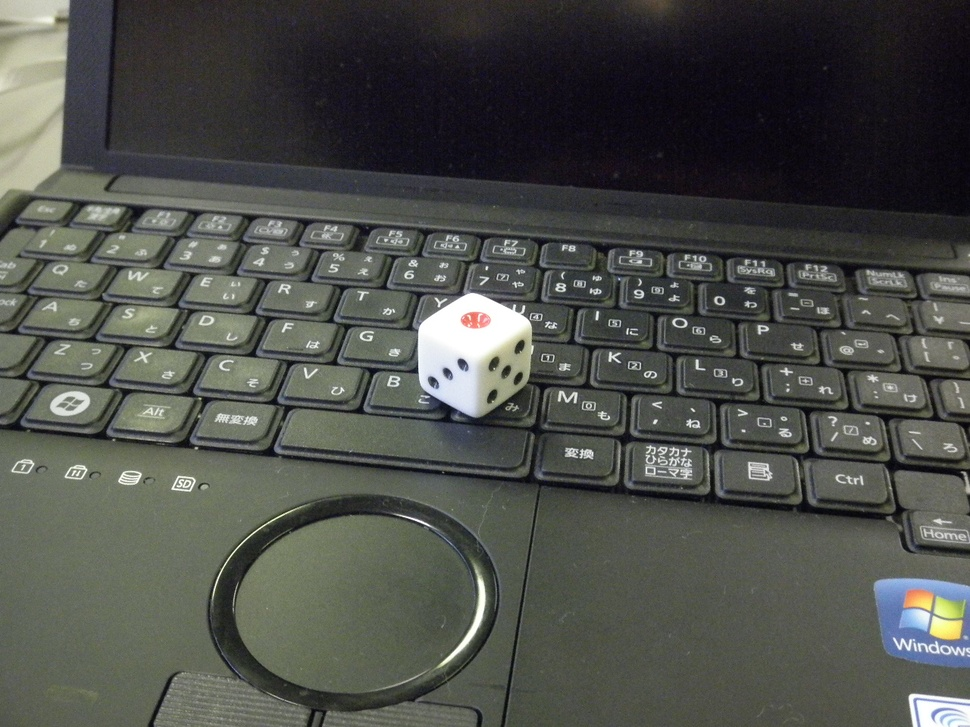
//> input picture arukuka/dice/07.31/P_one(3).JPG, 970 x 727 px, shrunk from 1280 x 960 before the run
$ ./dice_20120813   (built with g++ and OpenCV 4)
//> lines starting //> are read from the running program, lines starting //| are printed output that depends on the picture
// サイコロ検出アルゴリズム試作
// copyright(c) 2012 Shota Miyoshi

//都合により環境がVisualStudio2008+OpenCV2.1となっております.

#include "stdafx.h"
#include <iostream>
#include <set>
#include <stack>
#include <vector>
#include "opencv\cv.h"
#include "opencv\highgui.h"

#ifdef _DEBUG
    #pragma comment(lib,"C:\\OpenCV2.1\\lib\\cv210d.lib")
    #pragma comment(lib,"C:\\OpenCV2.1\\lib\\cxcore210d.lib")
    #pragma comment(lib,"C:\\OpenCV2.1\\lib\\cvaux210d.lib")
    #pragma comment(lib,"C:\\OpenCV2.1\\lib\\highgui210d.lib")
#else
    #pragma comment(lib,"C:\\OpenCV2.1\\lib\\cv210.lib")
    #pragma comment(lib,"C:\\OpenCV2.1\\lib\\cxcore210.lib")
    #pragma comment(lib,"C:\\OpenCV2.1\\lib\\cvaux210.lib")
    #pragma comment(lib,"C:\\OpenCV2.1\\lib\\highgui210.lib")
#endif

typedef struct Dice
{
	int h;
	int w;
	int value;
	double aspect;
}Dice;


const char* WinConv="Converted Image";
const char* WinDet="Detected Eyes";
const char* WinDice="Detected Dice";

//函数プロトタイプ
void ioConv(const cv::Mat& src,cv::Mat& dst);
void convert(const cv::Mat& src,cv::Mat& dst,int thblack,int thwhite);
void ioGeteye(const cv::Mat& src,cv::Mat& dst,std::map<int,cv::Size>& blackeye,std::map<int,cv::Size>& redeye);
void label(const cv::Mat& from,cv::Mat& to,int xs,int ys,int R,int G,int B);
void geteye(const cv::Mat& src,cv::Mat& dst,std::map<int,cv::Size>& blackeye,std::map<int,cv::Size>& redeye,int blackmin,int blackmax,int redmin,int redmax);
std::pair<int,cv::Size> getsize(const cv::Mat& image,int xs,int ys,int& area,int& perimeter,std::set<int>& visited);
void ioGetdice(std::map<int,Dice> dice,std::map<int,cv::Size>& eyes);
void getdice(std::map<int,Dice>& dice,std::map<int,cv::Size>& eyes,int dist,double r_h,double r_aspect);
void redeye2dice(std::map<int,Dice>& dice,std::map<int,cv::Size>& redeye);
void countdice(std::map<int,Dice>& dice);


int height,width;


int _tmain(int argc, _TCHAR* argv[])
{
	cv::Mat input,converted,detected;
	std::map<int,cv::Size> blackeye,redeye;
	std::map<int,Dice> dice;

	char filename[100]="E:\\dice\\P_One(3).jpg";
	//std::cin.getline(filename,100);

	input=cv::imread(filename);
//> input is the input picture: 727 rows x 970 cols, CV_8UC3; mean B, G, R 74.2, 79.1, 76.9
	height=input.rows;
	width=input.cols;

	//入力画像表示
	cv::namedWindow("input_img", CV_WINDOW_NORMAL);
	cv::imshow("input_img",input);

	//入力画像4値化
	cv::namedWindow(WinConv, CV_WINDOW_NORMAL);
	ioConv(input,converted);

	//目を検出
	cv::namedWindow(WinDet,CV_WINDOW_NORMAL);
	ioGeteye(converted,detected,blackeye,redeye);

	//目からサイコロ検出
	cv::namedWindow(WinDice,CV_WINDOW_NORMAL);
	ioGetdice(dice,blackeye);
	redeye2dice(dice,redeye);
	countdice(dice);
	cv::waitKey();

	return 0;
}


void ioConv(const cv::Mat& src,cv::Mat& dst)
//4値化時のI/O処理+その他
{
	char flag;
	int thb=128,thw=192;
	//先ずは既定の閾値で変換
	//赤の閾値は今の所省略
	std::cout<<"Threshold of Black: "<<thb<<std::endl;
	std::cout<<"Threshold of White: "<<thw<<std::endl;
	convert(src,dst,thb,thw);
	std::cout<<"\nConvert again? Yes->y,No->n  *Please Activate \"Converted Image\""<<std::endl;
	flag=cv::waitKey();
	std::cout<<flag<<std::endl;

	//閾値をユーザが設定(CUIによる)
	while(flag=='y')
	{
		std::cout<<"Threshold of Black,0-255 : ";
		std::cin>>thb;
		std::cout<<"Threshold of White,0-255 : ";
		std::cin>>thw;
		convert(src,dst,thb,thw);
		std::cout<<"\nConvert Again? Yes->y,No->n  *Please Activate \"Converted Image\""<<std::endl;
		flag=cv::waitKey(0);
		std::cout<<flag<<std::endl;
	}
}

void convert(const cv::Mat& src,cv::Mat& dst,int thblack,int thwhite)
//画像を赤,黒,白,その他(灰)の4値化
{
//> called with thblack = 128, thwhite = 192
	cv::Mat temp_img= cv::Mat(cv::Size(width,height),CV_8UC3);
	cv::Mat hsv_img,blur_img;

	cv::bilateralFilter(src,blur_img,20,100,50);

	//RGB->HSVへ変換 H=hue(色相),S=saturation(彩度),V=value(明度)と言う意味
	cv::cvtColor(blur_img,hsv_img, CV_BGR2HSV);
//> hsv_img: 727 rows x 970 cols, CV_8UC3; mean H, S, V 67.6, 36.2, 81.4
	temp_img = cv::Scalar(0,0,0);
	for(int y=0; y<src.rows;y++)
	{
		for(int x=0; x<src.cols; x++)
		{
			int a = hsv_img.step*y+(x*3);
			//赤検出
			if((hsv_img.data[a] >=170 || hsv_img.data[a] <=10) &&hsv_img.data[a+1] >=50)
			{
				temp_img.data[a] = 0;
				temp_img.data[a+1] = 0;
				temp_img.data[a+2] = 255;
			}
			//黒(RGB値が閾値より小)
			else if(src.data[a]<thblack&&src.data[a+1]<thblack&&src.data[a+2]<thblack)
			{
				temp_img.data[a] = 0;
				temp_img.data[a+1] = 0;
				temp_img.data[a+2] = 0;
			}
			//白(RGB値が閾値より大)
			else if(src.data[a]>thwhite&&src.data[a+1]>thwhite&&src.data[a+2]>thwhite)
			{
				temp_img.data[a] = 255;
				temp_img.data[a+1] = 255;
				temp_img.data[a+2] = 255;
			}
			//どれでもない場合は灰
			else
			{
				temp_img.data[a] = 128;
				temp_img.data[a+1] = 128;
				temp_img.data[a+2] = 128;
			}
		}
	}
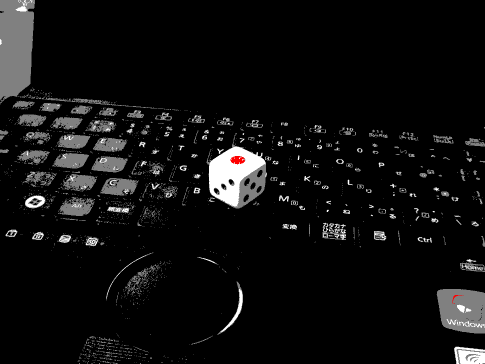
//> temp_img: 727 rows x 970 cols, CV_8UC3 (shown at 1/2 size); mean B, G, R 15.4, 15.4, 15.5
//> the space key is pressed
	dst=temp_img;

	cv::imshow(WinConv,dst);//4値画像表示
}

void ioGeteye(const cv::Mat& src,cv::Mat& dst,std::map<int,cv::Size>& blackeye,std::map<int,cv::Size>& redeye)
//目を検知する際のI/O処理
{
	//4値画像(converted)から目を探索
	//始めは既定値探索
	char flag;
	int bmin=1,bmax=20,rmin=1,rmax=100;
	std::cout<<"\n\nMinimum size of Black Eye: "<<bmin<<std::endl;
	std::cout<<"Maximum size of Black Eye: "<<bmax<<std::endl;
	std::cout<<"Minimum size of Red Eye:   "<<rmin<<std::endl;
	std::cout<<"Maximum size of Red Eye:   "<<rmax<<std::endl;
	geteye(src,dst,blackeye,redeye,bmin,bmax,rmin,rmax);
	std::cout<<"\ndetect Again? Yes->y,No->n *Please Activate \"Detected Eyes\""<<std::endl;
	flag=cv::waitKey();
	std::cout<<flag<<std::endl;

	//条件をユーザが設定
	//設定可能は赤目,黒目の大きさ下限,上限
	while(flag=='y')
	{
		std::cout<<"Minimum size of Black Eye: ";
		std::cin>>bmin;
		std::cout<<"Maximum size of Black Eye: ";
		std::cin>>bmax;
		std::cout<<"Minimum size of Red Eye:   ";
		std::cin>>rmin;
		std::cout<<"Maximum size of Red Eye:   ";
		std::cin>>rmax;
		geteye(src,dst,blackeye,redeye,bmin,bmax,rmin,rmax);
		std::cout<<"\ndetect Again? Yes->y,No->n  *Please Activate \"Detected Eyes\""<<std::endl;
		flag=cv::waitKey(0);
		std::cout<<flag<<std::endl;
	}
}

void geteye(const cv::Mat& src,cv::Mat& dst,std::map<int,cv::Size>& blackeye,std::map<int,cv::Size>& redeye,int blackmin,int blackmax,int redmin,int redmax)
//4値画像から目を検出
{
//> called with blackmin = 1, blackmax = 20, redmin = 1, redmax = 100
	cv::Mat detection=cv::Mat::zeros(height,width,CV_8UC3);
	std::pair<int,cv::Size> eye;
	std::set<int> visited;
	int area,perimeter;
	blackeye.clear();
	redeye.clear();

	for(int y=0;y<height;y++)
	{
		for(int x=0;x<width;x++)
		{
			if(visited.find(x+y*width)==visited.end())
			{
				//画素が赤色->赤目
				if(src.data[src.step*y+x*3]==0&&src.data[src.step*y+x*3+1]==0&&src.data[src.step*y+x*3+2]==255)
				{
					eye=getsize(src,x,y,area,perimeter,visited);
					if((eye.second.height>=redmin && eye.second.width>=redmin) && (eye.second.height<=redmax && eye.second.width<=redmax))
					{
						redeye.insert(eye);
						label(src,detection,x,y,255,eye.second.height>eye.second.width?255:0,0);
					}
				}
				//画素が黒色->黒目
				else if(src.data[src.step*y+x*3]==0&&src.data[src.step*y+x*3+1]==0&&src.data[src.step*y+x*3+2]==0)
				{
					eye=getsize(src,x,y,area,perimeter,visited);
					if((eye.second.height>=blackmin && eye.second.width>=blackmin) && (eye.second.height<=blackmax && eye.second.width<=blackmax))
					{
						blackeye.insert(eye);
						label(src,detection,x,y,0,255,eye.second.height>eye.second.width?255:0);
					}
				}
			}
		}
	}
//> this loop made 727 passes
//> (area, perimeter) on passes 1 to 3: (630008, 32762), (630008, 32762), (630008, 32762)
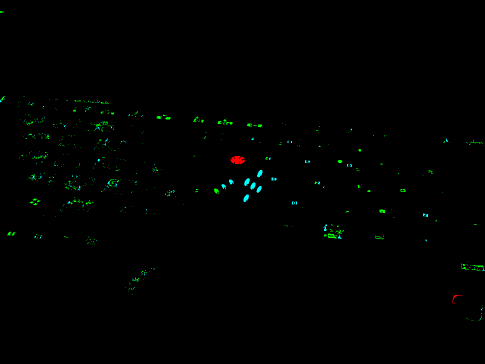
//> detection: 727 rows x 970 cols, CV_8UC3 (shown at 1/2 size); mean B, G, R 0.5, 1.4, 0.1
//> after the loop, area = 1; perimeter = 4; visited = 634369 items; redeye = 6 items; blackeye = 762 items
//> in ioGeteye, `geteye(src,dst,blackeye,redeye,bmin,bmax,rmin,rmax);`: redeye = 6 items
//> the space key is pressed
//> in main, `ioGeteye(converted,detected,blackeye,redeye);`: blackeye = 762 items; redeye = 6 items

	cv::imshow(WinDet,detection);
	dst=detection;
}

std::pair<int,cv::Size> getsize(const cv::Mat& image,int xs,int ys,int& area,int& perimeter,std::set<int>& visited)//xs,ysを含む領域サイズ取得
{
	std::stack<int> stk;

	int s=0,l=0;
	int xmin=xs,xmax=xs,ymin=ys,ymax=ys;
	int scolor[3];
	std::pair<int,cv::Size> eye;

	for(int i=0;i<3;i++){scolor[i]=image.data[image.step*ys+xs*3+i];}

	stk.push(xs+ys*width);

	//再帰じゃないけどdfs(depth first search)です
	while(!stk.empty())
	{
		bool flag=false;
		int x=stk.top()%width;
		int y=stk.top()/width;
		stk.pop();
		if(visited.find(x+y*width)!=visited.end())continue;
		for(int i=0;i<3;i++){if(image.data[image.step*y+x*3+i]!=scolor[i])flag=true;}
		if(flag){l++;continue;}

		visited.insert(x+y*width);
		xmin=xmin>x?x:xmin;
		xmax=xmax<x?x:xmax;
		ymin=ymin>y?y:ymin;
		ymax=ymax<y?y:ymax;

		if(x>0){stk.push(x-1+y*width);}
		else{l++;}
		if(x<width-1){stk.push(x+1+y*width);}
		else{l++;}
		if(y>0){stk.push(x+(y-1)*width);}
		else{l++;}
		if(y<height-1){stk.push(x+(y+1)*width);}
		else{l++;}
		s++;
	}
	eye.first=xmin+(xmax-xmin)/2+(ymin+(ymax-ymin)/2)*width;
	eye.second.height=ymax-ymin+1;
	eye.second.width=xmax-xmin+1;

	area=s;
	perimeter=l;
	return eye;
}

void label(const cv::Mat& from,cv::Mat& to,int xs,int ys,int R,int G,int B)
//xs,ysと同じ色の領域をR,G,Bで指定される色で塗りつぶす
{
	std::stack<int> stk;
	std::set<int> visited;
	int scolor[3];

	for(int i=0;i<3;i++){scolor[i]=from.data[from.step*ys+xs*3+i];}

	stk.push(xs+ys*width);
	while(!stk.empty())
	{
		bool flag=false;
		int x=stk.top()%width;
		int y=stk.top()/width;
		stk.pop();
		if(visited.find(x+y*width)!=visited.end())continue;

		for(int i=0;i<3;i++){if(from.data[from.step*y+x*3+i]!=scolor[i])flag=true;}
		if(flag)continue;

		to.data[to.step*y+x*3]=B;
		to.data[to.step*y+x*3+1]=G;
		to.data[to.step*y+x*3+2]=R;

		visited.insert(x+y*width);
		if(x>0)stk.push(x-1+y*width);
		if(x<width-1)stk.push(x+1+y*width);
		if(y>0)stk.push(x+(y-1)*width);
		if(y<height-1)stk.push(x+(y+1)*width);
	}
}

void ioGetdice(std::map<int,Dice> dice,std::map<int,cv::Size>& eyes)
{
	char flag;
	int dist=5;
	double r_h=.2,r_aspect=.2;
	std::cout<<"\n\nMaximum Distance Between Eyes: "<<dist<<std::endl;
	std::cout<<"Torelance of Height: "<<r_h<<std::endl;
	std::cout<<"Torerance of Aspect Ratio:"<<r_aspect<<std::endl;
	getdice(dice,eyes,dist,r_h,r_aspect);
	std::cout<<"\ndetect Again? Yes->y,No->n *Please Activate \"Detected Dice\""<<std::endl;
	flag=cv::waitKey();
	std::cout<<flag<<std::endl;

	//条件をユーザが設定
	//設定可能は目の間の距離,高さ,縦横比の,基準となる目との比
	while(flag=='y')
	{
	std::cout<<"\n\nMaximum Distance Between Eyes: "<<std::endl;
	std::cin>>dist;
	std::cout<<"Torelance of Height: "<<std::endl;
	std::cin>>r_h;
	std::cout<<"Torerance of Aspect Ratio:"<<std::endl;
	std::cin>>r_aspect;
	getdice(dice,eyes,dist,r_h,r_aspect);
	std::cout<<"\ndetect Again? Yes->y,No->n *Please Activate \"Detected Dice\""<<std::endl;
	flag=cv::waitKey();
	std::cout<<flag<<std::endl;
	}
}

void getdice(std::map<int,Dice>& dice,std::map<int,cv::Size>& eyes,int dist,double r_h,double r_aspect)
//同じ位の大きさで座標が近い目を一つの面にまとめる
{
//> called with dist = 5, r_h = 0.2, r_aspect = 0.2
	cv::Mat image=cv::Mat::zeros(height,width,CV_8UC3);
	std::set<int> visited;

	dice.clear();
	for(std::map<int,cv::Size>::iterator i=eyes.begin();i!=eyes.end();i++)
	{
		std::vector<std::pair<int,cv::Size>> temp;//サイコロの目集合
		std::vector<cv::Point> coordinate;//サイコロの目座標
		if(visited.find((*i).first)==visited.end())
		{
			int h=(*i).second.height,w=(*i).second.width;
			int k=0;
			visited.insert((*i).first);
			temp.push_back(*i);
			coordinate.push_back(cv::Point((*i).first%width,(*i).first/width));

			//近傍判定(x,y座標が基準の目の高さ,幅のdist倍以内にあるか?)
			for(int y=(*i).first/width-h*dist;y<=(*i).first/width+h*dist;y++)
			{
				for(int x=(*i).first%width-w*dist;x<=(*i).first%width+w*dist;x++)
				{
					if(eyes.find(x+y*width)!=eyes.end()&&visited.find(x+y*width)==visited.end())
					{
						//大きさ判定(高さの比が近い･縦横比が近い)
						if((double)eyes[x+y*width].height/h<=1+(h>5?r_h:r_h*2) && (double)eyes[x+y*width].height/h>=1-(h>5?r_h:r_h*2) && (double)eyes[x+y*width].height/eyes[x+y*width].width<=(1+(h>5?r_aspect:r_aspect*2))*h/w && (double)eyes[x+y*width].height/eyes[x+y*width].width>=(1-(h>5?r_aspect:r_aspect*2))*h/w)
						{
							temp.push_back(std::pair<int,cv::Size>::pair(x+y*width,eyes[x+y*width]));
							coordinate.push_back(cv::Point(x,y));
							visited.insert(x+y*width);
						}
					}
				}
			}
		}

		if(temp.size()>1)//検出したサイコロを四角で表示
		{

			cv::RotatedRect box=cv::minAreaRect(cv::Mat(coordinate));
			cv::Point2f vtx[4];
			int xmin=width,xmax=0,ymin=height,ymax=0, avh=0,avw=0;
			double aspect;
			Dice d;

			box.points(vtx);


			//目を描画
			for(std::vector<std::pair<int,cv::Size>>::iterator iteye=temp.begin();iteye!=temp.end();iteye++)
			{
				cv::Size size=cv::Size2f((*iteye).second.width/2.0,(*iteye).second.height/2.0);
				cv::ellipse(image,cv::Point((*iteye).first%width,(*iteye).first/width),size,0,0,360,cv::Scalar(0,255,(*iteye).second.height>(*iteye).second.width?255:0),-1);
				avh+=(*iteye).second.height;
				avw+=(*iteye).second.width;
				aspect+=(double)(*iteye).second.height/(*iteye).second.width;
			}

			avh/=temp.size()*5;//
			avw/=temp.size()*5;
			aspect/=temp.size();

			//目を囲む四角を描画
			for(int j=0;j<4;j++)
			{
				xmin=xmin>vtx[j].x?vtx[j].x:xmin;
				xmax=xmax<vtx[j].x?vtx[j].x:xmax;
				ymin=ymin>vtx[j].y?vtx[j].y:ymin;
				ymax=ymax<vtx[j].y?vtx[j].y:ymax;
				cv::line(image, vtx[j], vtx[j<3?j+1:0], cv::Scalar(0,0,255), 1, CV_AA);
			}

			d.h=avh;
			d.w=avw;
			d.aspect=aspect;
			d.value=temp.size();

			dice.insert(std::map<int,Dice>::value_type(box.center.x+box.center.y*width,d));
		}
	}
//> this loop made 762 passes
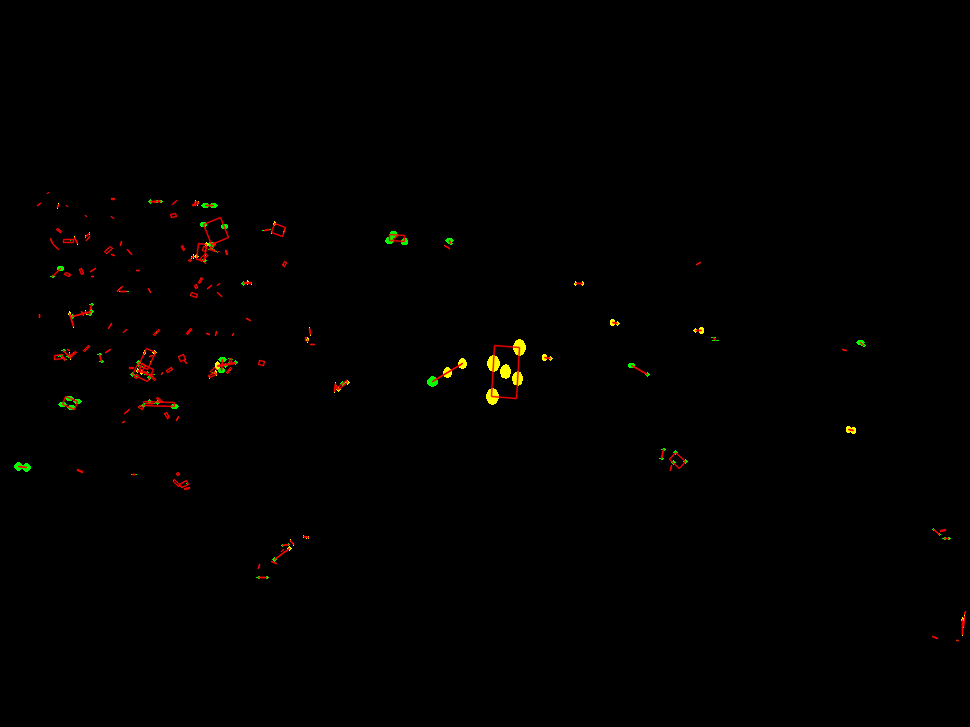
//> image: 727 rows x 970 cols, CV_8UC3; mean B, G, R 0, 0.8, 1.4
//> the space key is pressed
	cv::imshow(WinDice,image);
	cv::waitKey();
}

void redeye2dice(std::map<int,Dice>& dice,std::map<int,cv::Size>& redeye)
//赤目もdiceに入れる
{
	for(std::map<int,cv::Size>::iterator ite=redeye.begin();ite!=redeye.end();ite++)
	{
		Dice d;
		d.value=1;
		d.h=(*ite).second.height*3;//サイコロ本体は目より大きい
		d.w=(*ite).second.width*3;
		d.aspect=(*ite).second.height/(*ite).second.width;
		dice.insert(std::map<int,Dice>::value_type((*ite).first,d));
	}
//> this loop made 6 passes
}

void countdice(std::map<int,Dice>& dice)
{
	int number=0;

	for(std::map<int,Dice>::iterator itd=dice.begin();itd!=dice.end();itd++)
	{
		//ここに大きさ判定を....

		//上面
		if((*itd).second.aspect<1)
		{
			number++;
		}
		//側面
		else
		{
			//すぐ上(サイコロ高さの2倍以内)に上面はあるか?
			bool onlyside=true;
			for(int y=(*itd).first/width-(*itd).second.h*2;y<(*itd).first/width;y++)
			{
				for(int x=(*itd).first%width-(*itd).second.w*2;x<(*itd).first%width+(*itd).second.w*2;x++)
				{
					if(dice.find(x+y*width)!=dice.end())
					{
						onlyside=false;
						break;
					}
				}
			}
			if(onlyside)number++;
		}
	}
	std::cout<<"\n\nNumber of Dice: "<<number<<std::endl;
//| Number of Dice: 5
}

$ run again, with arukuka/dice/07.31/P_one(2).JPG copied over arukuka/dice/07.31/P_one(3).JPG
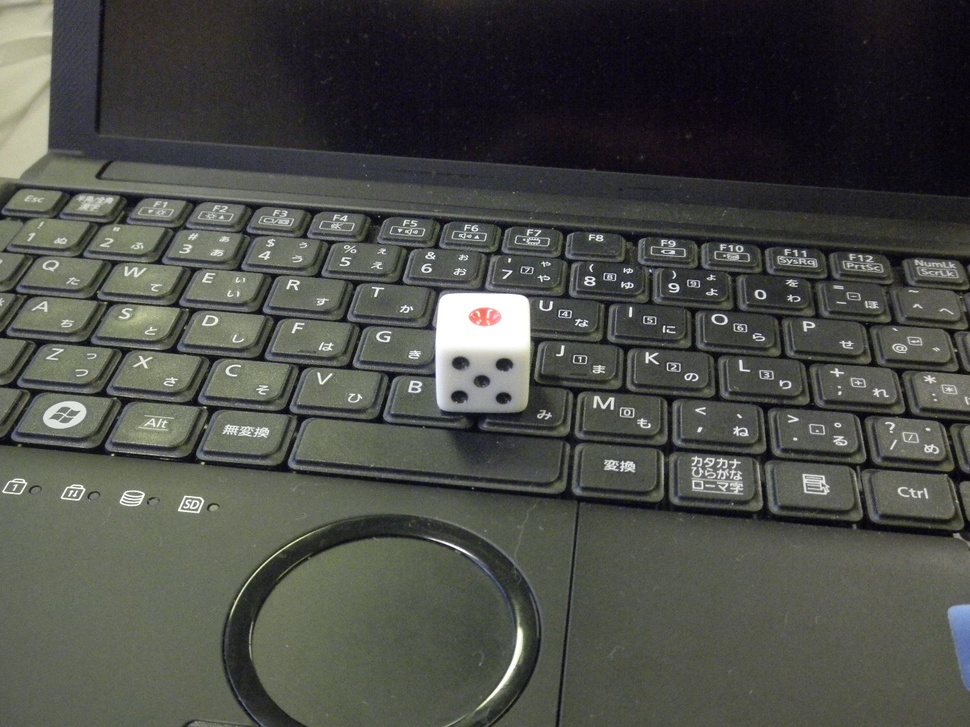
//> input picture arukuka/dice/07.31/P_one(2).JPG, 970 x 727 px, shrunk from 1280 x 960 before the run
//> input is the input picture: 727 rows x 970 cols, CV_8UC3; mean B, G, R 71.5, 76.5, 74.9
//> hsv_img: 727 rows x 970 cols, CV_8UC3; mean H, S, V 65.4, 36.4, 78.5
//> after the loop in convert, `for(int y=0; y<src.rows;y++)`:
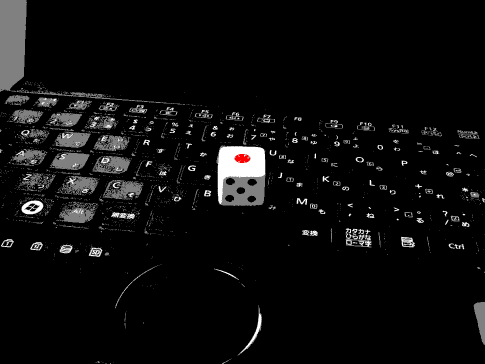
//> temp_img: 727 rows x 970 cols, CV_8UC3 (shown at 1/2 size); mean B, G, R 12.8, 12.8, 13
//> after the loop in geteye, `for(int y=0;y<height;y++)`: area = 1; perimeter = 4; visited = 646277 items; redeye = 3 items; blackeye = 1060 items
//> in ioGeteye, `geteye(src,dst,blackeye,redeye,bmin,bmax,rmin,rmax);`: redeye = 3 items
//> `ioGeteye(converted,detected,blackeye,redeye);`: blackeye = 1060 items; redeye = 3 items
//> the loop in getdice, `for(std::map<int,cv::Size>::iterator i=eyes.begin();i!=eyes.end();i++)` made 1060 passes
//> after the loop in getdice, `for(std::map<int,cv::Size>::iterator i=eyes.begin();i!=eyes.end();i++)`:
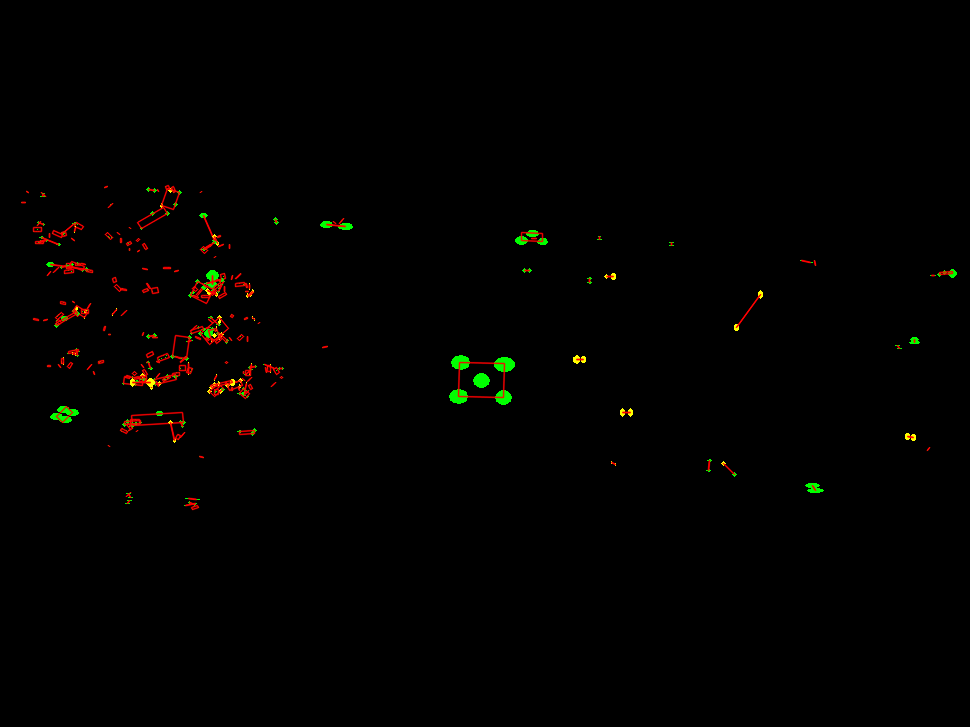
//> image: 727 rows x 970 cols, CV_8UC3; mean B, G, R 0, 1.2, 1.8
//> after the loop in getdice, `for(std::map<int,cv::Size>::iterator i=eyes.begin();i!=eyes.end();i++)`: visited = 1060 items; dice = 240 items
//> `ioGetdice(dice,blackeye);`: dice = 0 items
//> the loop in redeye2dice, `for(std::map<int,cv::Size>::iterator ite=redeye.begin();ite!=redeye.en..` made 3 passes
//> (d.h, d.w, d.aspect) on passes 1 to 3: (6, 3, 2), (3, 3, 1), (54, 96, 0)
//> `redeye2dice(dice,redeye);`: dice = 3 items
//> the loop in countdice, `for(std::map<int,Dice>::iterator itd=dice.begin();itd!=dice.end();itd++)` made 3 passes
//> onlyside on passes 1 to 2: true, true
//> after the loop in countdice, `for(std::map<int,Dice>::iterator itd=dice.begin();itd!=dice.end();itd++)`: number = 3
//| Number of Dice: 3
